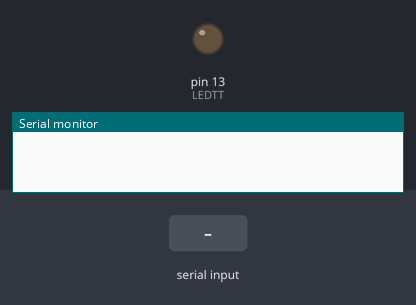
This sketch was run on a simulated Arduino Uno, built with avr-gcc and run on an emulated ATmega328P. Parts: output pins drawn as LEDs (lit = HIGH), the last lines printed to the serial monitor. Inputs (shaded band) come from the test bench.

Above: at 0.1 s.
At 9.1 s:
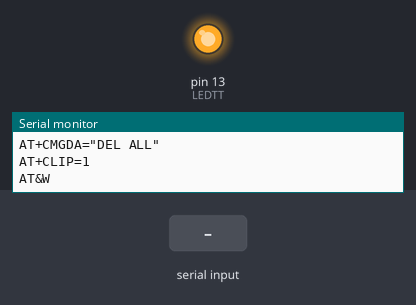
9.2 s: "1" received over Serial
Timing chart, 0 to 12.2 s (numbered marks = the images above; inputs shaded):
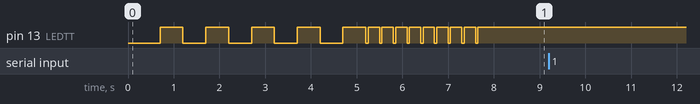

The sketch:

revice-sms.ino
```cpp
int incomingByte = 0;   // dùng để lưu giá trị được gửi
String inputString;
#define LEDTT 13  // LED BA0
void setup() {

    pinMode(LEDTT,OUTPUT);
  digitalWrite(LEDTT,0);delay(200);

     for(int a=0;a<5;a++)   //60 ================================================
 {
  digitalWrite(LEDTT,0);delay(500);
  digitalWrite(LEDTT,1);delay(500);
 }


        Serial.begin(9600);     // mở serial với baudrate 9600

         Serial.print("AT\r\n");//gui lenh AT test SIM
  digitalWrite(LEDTT,0);delay(50);
  digitalWrite(LEDTT,1);delay(250);

  Serial.print("AT\r\n");//gui lenh AT test SIM
  digitalWrite(LEDTT,0);delay(50);
  digitalWrite(LEDTT,1);delay(250);
  Serial.print("ATE0\r\n");// OFF nhai
  digitalWrite(LEDTT,0);delay(50);
  digitalWrite(LEDTT,1);delay(250);
  Serial.print("AT+CSCS=\"GSM\"\r\n");
  digitalWrite(LEDTT,0);delay(50);
  digitalWrite(LEDTT,1);delay(250);
  Serial.print("AT+CMGF=1\r\n");              // Bắt đầu quá trình gửi tin nhắn
  digitalWrite(LEDTT,0);delay(50);
  digitalWrite(LEDTT,1);delay(250);
  Serial.print("AT+CNMI=2,2,0,0,0\r\n");
  digitalWrite(LEDTT,0);delay(50);
  digitalWrite(LEDTT,1);delay(250);
  Serial.print("AT+CMGDA=\"DEL ALL\"\r\n");
  digitalWrite(LEDTT,0);delay(50);
  digitalWrite(LEDTT,1);delay(250);
  Serial.print("AT+CLIP=1\r\n");
  digitalWrite(LEDTT,0);delay(50);
  digitalWrite(LEDTT,1);delay(250);
  Serial.print("AT&W\r\n");
  digitalWrite(LEDTT,0);delay(50);
  digitalWrite(LEDTT,1);delay(250);

}

void loop()
{
        // Serial.print("AT\r\n");//gui lenh AT test SIM
        delay(1000);

        // nếu còn có thể đọc được
      if (Serial.available() > 0)
      {
             delay(500);// wait data
       inputString="";
       while (Serial.available())
       {
          char inChar = (char)Serial.read();
          inputString += inChar;
       }
       Serial.print(inputString);

     }
}
```
